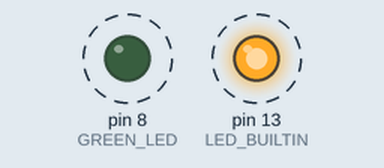
This sketch was run on a simulated Arduino Uno, built with avr-gcc and run on an emulated ATmega328P. Parts: output pins drawn as LEDs (lit = HIGH). Dashed ring = blinking.

Above: at 0.5 s.
Timing chart, 0 to 4.6 s (numbered marks = the images above):
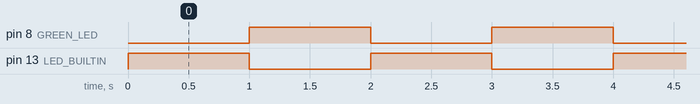

Measured:
- by itself, pin 8 (GREEN_LED), pin 13 (LED_BUILTIN): alternates HIGH for 1.0 s and LOW for 1.0 s

The sketch:

intermitente_codigo.ino
```cpp
int GREEN_LED = 8;

void setup() {
  pinMode(LED_BUILTIN, OUTPUT);
  pinMode(GREEN_LED, OUTPUT);
}

void loop()
{

  digitalWrite(LED_BUILTIN, HIGH);
  digitalWrite(GREEN_LED, LOW);

  delay(1000);

  digitalWrite(LED_BUILTIN, LOW);
  digitalWrite(GREEN_LED, HIGH);
  delay(1000);
}
```
